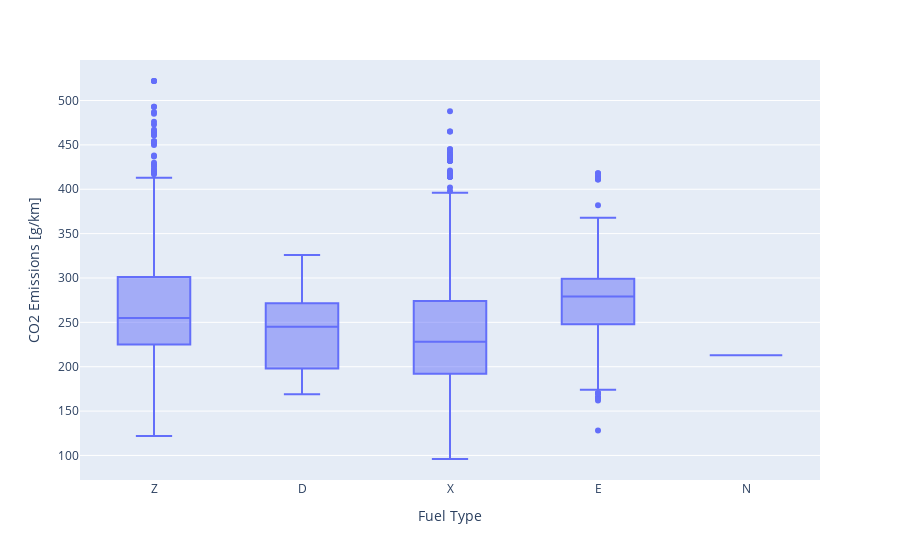

This figure's notebook cell:
### Code cell
# Box plot
fig = px.box(df, x='Fuel Type', y='CO2 Emissions [g/km]')
fig.show()

### Figure 1 — Plotly figure (JSON) as saved in the notebook; plotly's stock layout.template omitted (floating-point values rounded to 4 significant figures; data arrays with more than 128 entries replaced by an {"elided": "..."} marker saying what was removed)
{"data": [{"alignmentgroup": "True", "hovertemplate": "Fuel Type=%{x}<br>CO2 Emissions [g/km]=%{y}<extra></extra>", "legendgroup": "", "marker": {"color": "#636efa"}, "name": "", "notched": false, "offsetgroup": "", "orientation": "v", "showlegend": false, "type": "box", "x": {"elided": "7385 str values"}, "x0": " ", "xaxis": "x", "y": {"elided": "7385 int values"}, "y0": " ", "yaxis": "y"}], "layout": {"boxmode": "group", "legend": {"tracegroupgap": 0}, "margin": {"t": 60}, "xaxis": {"anchor": "y", "domain": [0, 1], "title": {"text": "Fuel Type"}}, "yaxis": {"anchor": "x", "domain": [0, 1], "title": {"text": "CO2 Emissions [g/km]"}}}}
